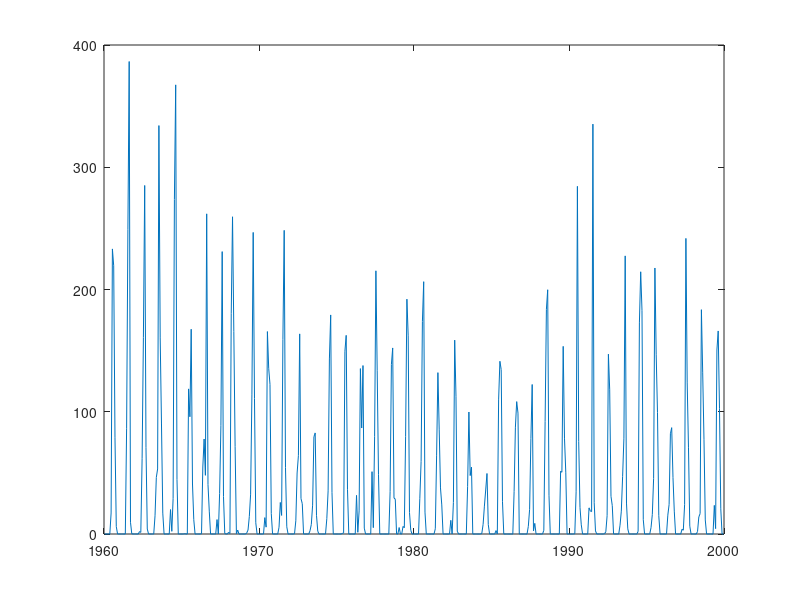

MATLAB code to generate this figure: (Note: this script raises an error after producing the figure.)
%
% Time series analysis
% Assignment 
%
%
clear; 
close all;
% addpath('functions', '/data')     % Add this line to update the path
addpath('../functions', '../data')     % Add this line to update the path (Hanna)
%% Understanding the data
clear
close all
clc

load proj23.mat

%% 2.1: Studying the rain (org) data for El-Geneina
close all; 
% We start by plotting the rain_org data
nbrLags = 50;
plot(ElGeneina.rain_org_t, ElGeneina.rain_org)
basicPlot(ElGeneina.rain_org, nbrLags, 'ElGeneina.rain_org')

% It does not seem like AR(1) would be the best fit, but as that is the
% task, we start by modelling the data as an AR(1)




%% (3)
